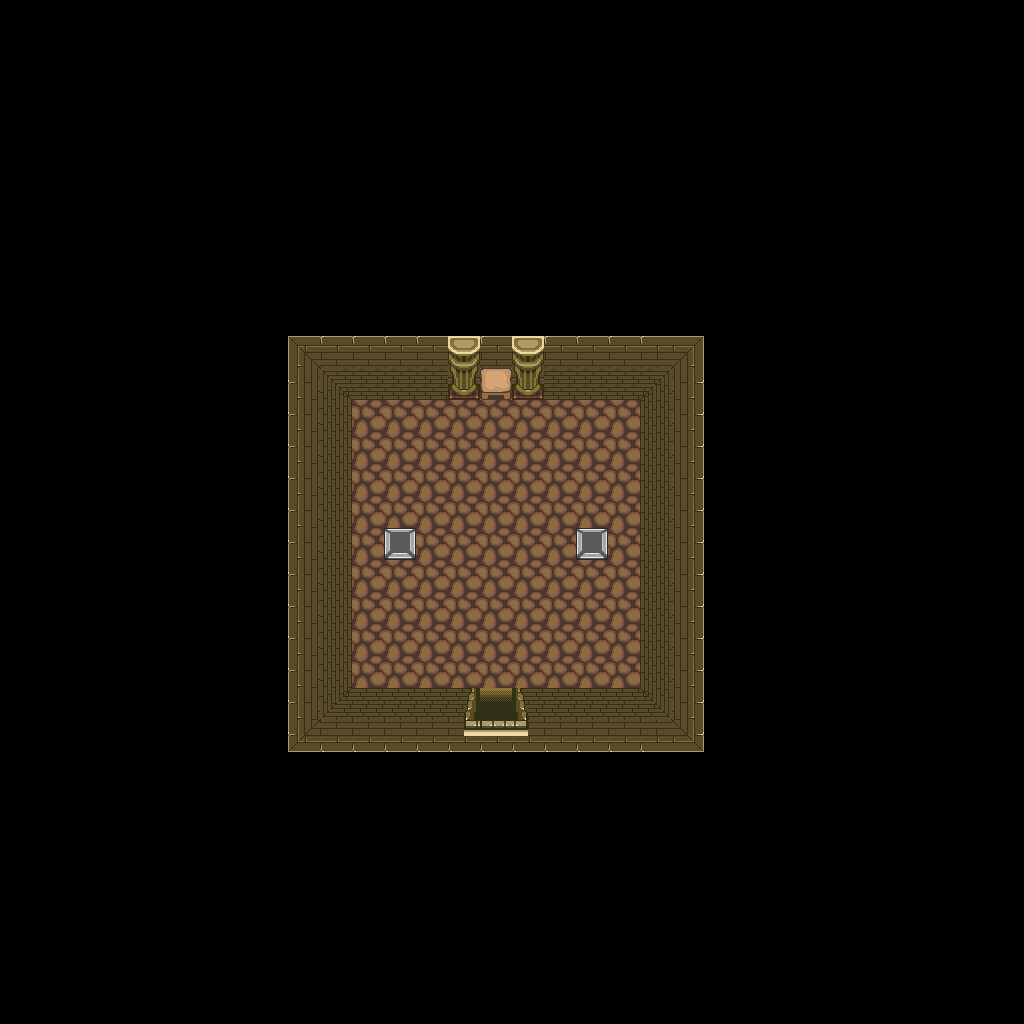

Rendered tile map (Tiled .tmx) drawn with the repository's tilesets; below, a short description and the map source with its tile grids summarised:
An orthogonal 64x64 tile map with 16x16 px tiles, 1 tile layer (base), 1 hidden layer not drawn and 2 objects.

<map version="1.10" tiledversion="1.12.1" orientation="orthogonal" renderorder="right-down" width="64" height="64" tilewidth="16" tileheight="16" infinite="0" nextlayerid="3" nextobjectid="3">
 <tileset firstgid="1" source="../classiciphone_pics4.tsx" />
 <layer id="1" name="base" width="64" height="64">
  <data>[4096 cells, 4096 non-empty, 66 distinct tile ids]</data>
 </layer>
 <layer id="2" name="collision" width="64" height="64" visible="0">
  <properties><property name="collision" value="true" /></properties>
  <data>[4096 cells, 3760 non-empty, 1 distinct tile ids]</data>
 </layer>
 <objectgroup id="3" name="npcs">
  <object id="1" x="608.0" y="432.0" width="16" height="16">
   <properties>
    <property name="script" type="string">-- Auto-converted from GraalScript
-- sparringzone
-- [CLIENT-SIDE — server no-op]
-- sparringzone</property>
   </properties>
  </object>
  <object id="2" x="416.0" y="464.0" width="16" height="16">
   <properties>
    <property name="script" type="string">-- Auto-converted from GraalScript
-- join("level_sparlevel");</property>
   </properties>
  </object>
 </objectgroup>
</map>
